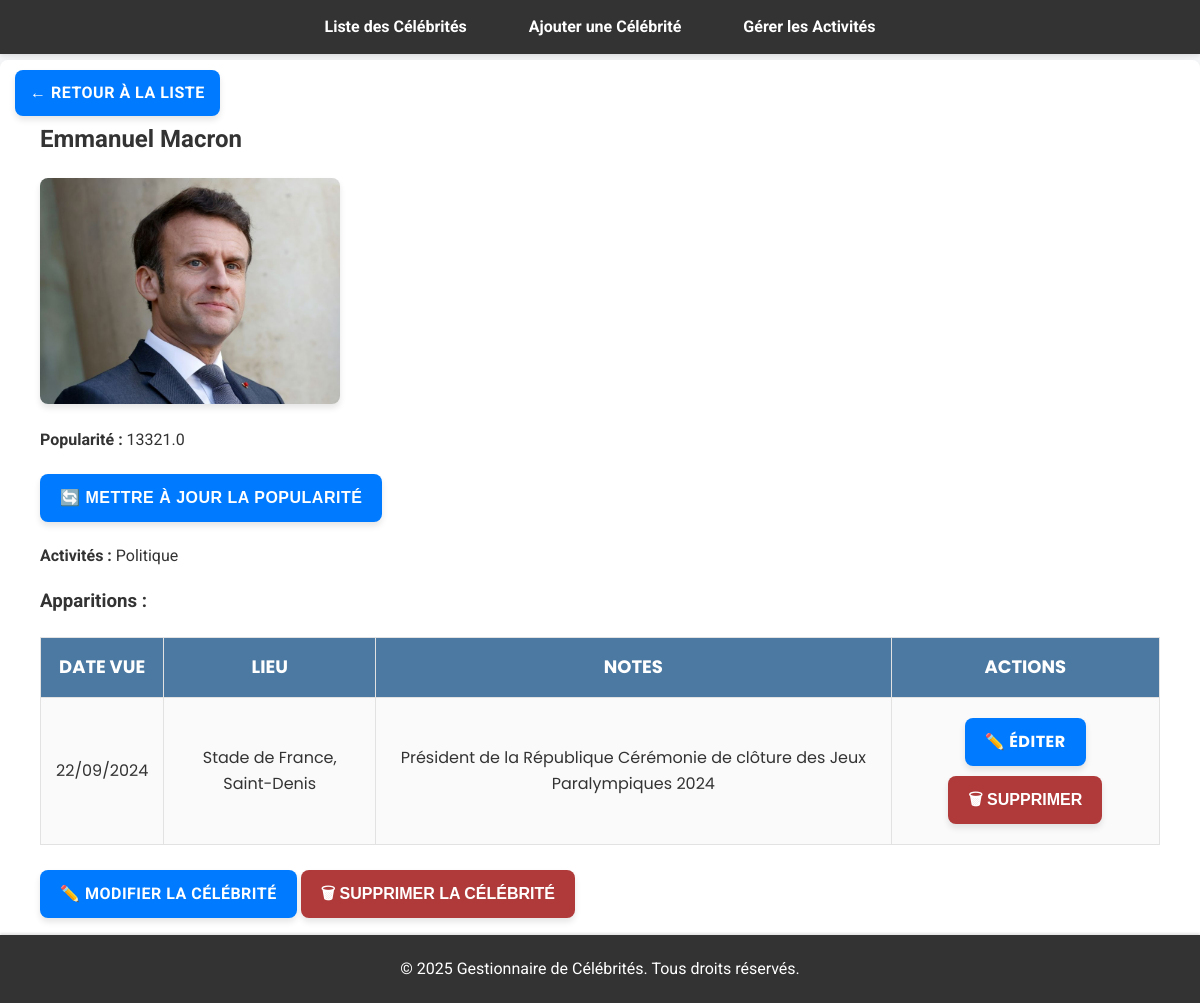
The app's page /celebs/celebrity/208/, older data.
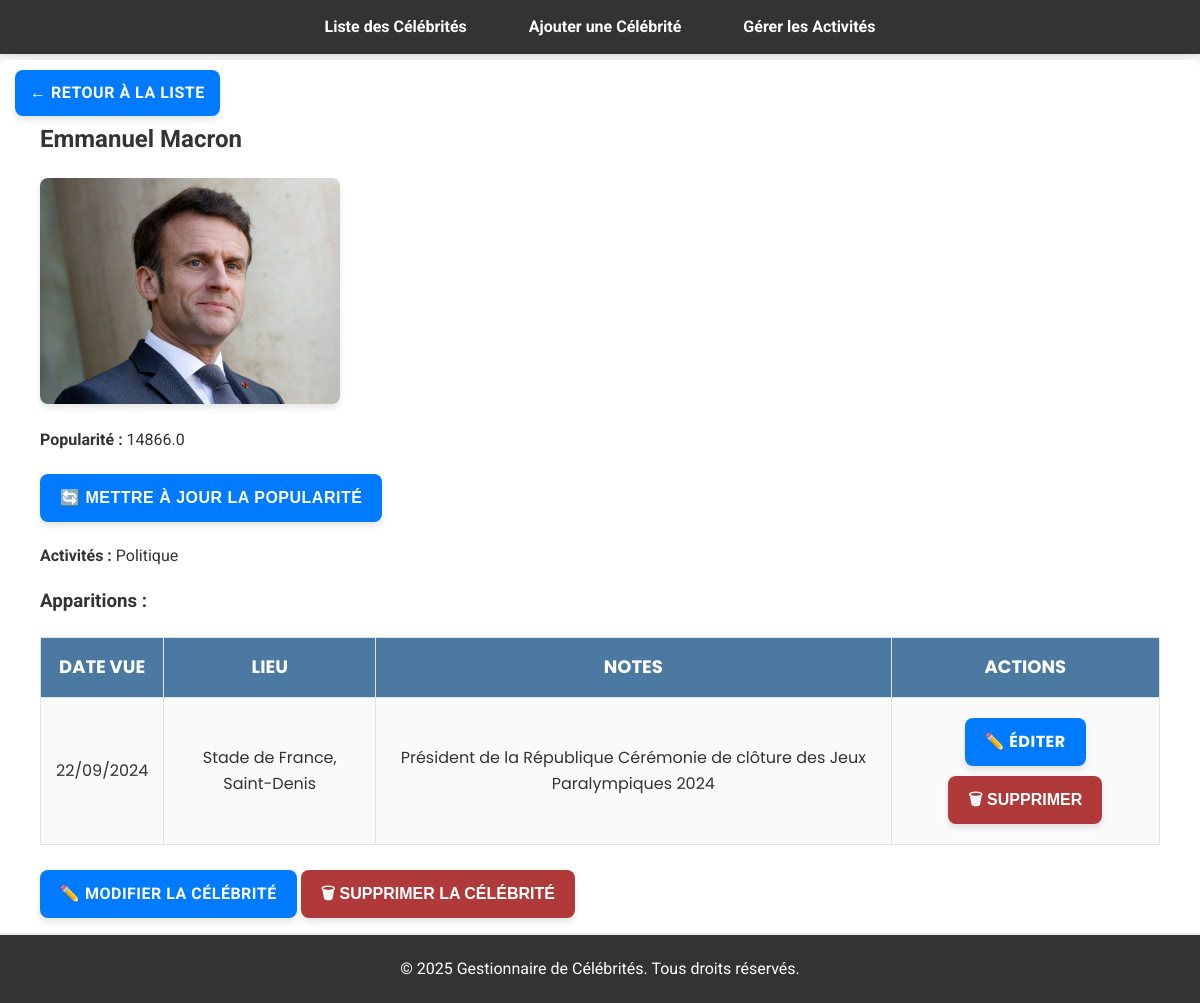
The same page, newer data.
### celebs/models.py (models this page shows, shortened)
class Celebrity(models.Model):
    name = models.CharField(max_length=255)
    popularity_score = models.FloatField(default=0)
    image = models.ImageField(upload_to="celebs/", blank=True, null=True)
    activities = models.ManyToManyField(Activity, blank=False)

### celebs/views.py (the view)
# urls.py: path('celebrity/<int:celeb_id>/', views.celebrity_detail, name='celebrity_detail'),
def celebrity_detail(request, celeb_id):
    celebrity = get_object_or_404(Celebrity, id=celeb_id)
    return render(request, "celebs/celebrity_detail.html", {"celebrity": celebrity})

### templates/celebs/celebrity_detail.html (shortened to what this page needs)
{% extends "base.html" %}
{% block content %}
<a href="{% url 'celebrity_list' %}" class="back-button">← Retour à la liste</a>
<div class="container">
  <h2>{{ celebrity.name }}</h2>
  {% if celebrity.image %}
    <div class="celeb-image-container">
      <img src="{{ celebrity.image.url }}" alt="{{ celebrity.name }}" class="celeb-image">
    </div>
  {% endif %}
  <p><strong>Popularité :</strong> {{ celebrity.popularity_score }}</p>
    <form method="post" action="{% url 'update_popularity' celebrity.id %}" style="display:inline;">
      <button type="submit" class="btn">🔄 Mettre à jour la popularité</button>
    </form>
  <p><strong>Activités :</strong>
    {% for activity in celebrity.activities.all %}
      <span class="tag">{{ activity.name }}</span>
    {% empty %}
      <span class="tag">Aucune</span>
    {% endfor %}
  </p>
  <h3>Apparitions :</h3>
  <table class="celebrity-table">
    <thead>
      <tr>
        <th>Date vue</th>
        <th>Lieu</th>
        <th>Notes</th>
        <th>Actions</th>
      </tr>
    </thead>
    <tbody>
      {% for sighting in celebrity.sightings.all %}
        <tr>
          <td>{{ sighting.date_seen|date:"d/m/Y"|default:"-" }}</td>
          <td>{{ sighting.location|default:"-" }}</td>
          <td>{{ sighting.notes|default:"Aucune note" }}</td>
          <td>
            <a href="{% url 'edit_celebrity_sighting' sighting.id %}" class="btn edit-btn">✏️ Éditer</a>
            <form method="post" action="{% url 'delete_celebrity_sighting' sighting.id %}" style="display:inline;">
              <button type="submit" class="delete-btn" onclick="return confirm('Supprimer cette apparition ?');">
                🗑 Supprimer
              </button>
            </form>
          </td>
        </tr>
      {% endfor %}
    </tbody>
  </table>
  <form method="post" action="{% url 'celebrity_delete' celebrity.id %}" style="margin-top: 20px;">
    <a href="{% url 'celebrity_edit' celebrity.id %}" class="btn">✏️ Modifier la célébrité</a>
    <button type="submit" class="delete-button" onclick="return confirm('Supprimer cette célébrité ?');">
      🗑 Supprimer la célébrité
    </button>
  </form>
</div>
{% endblock %}

Row changes from the older to the newer data that the page shows:
changed Celebrity "Emmanuel Macron": popularity_score "13321.0" → "14866.0"
